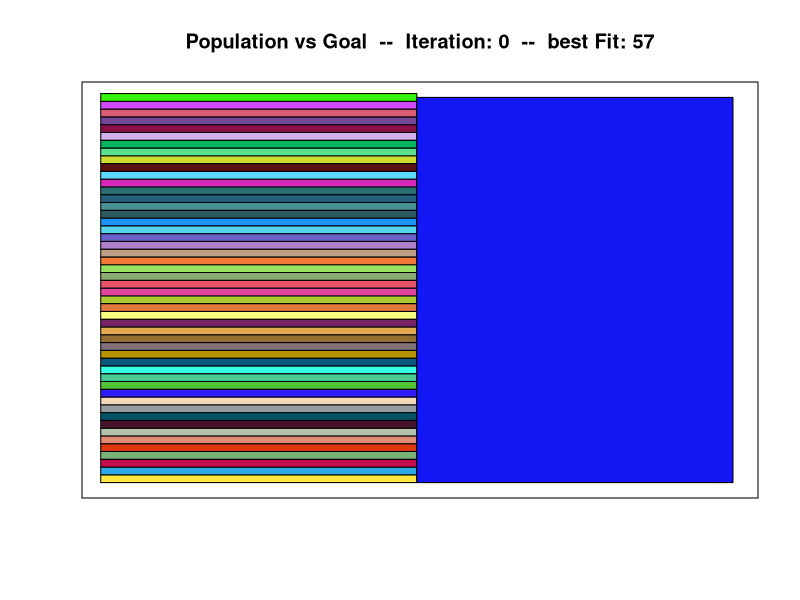
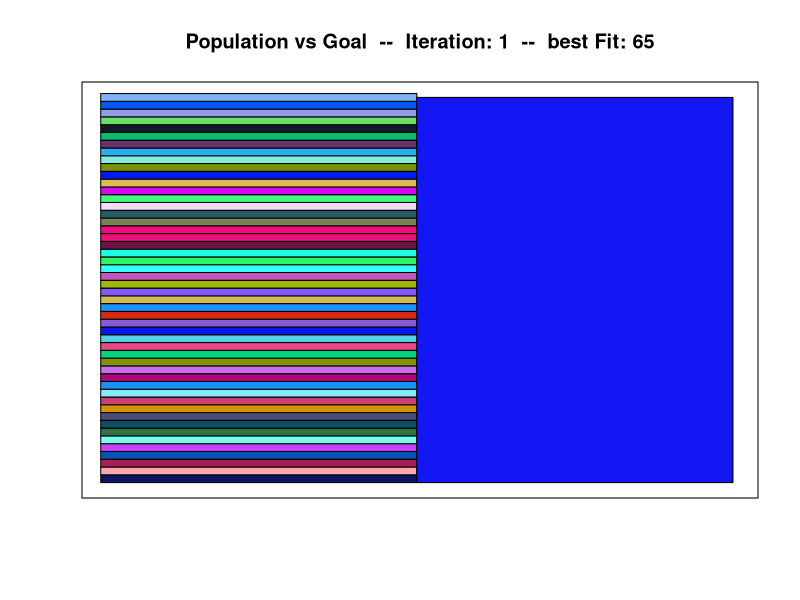
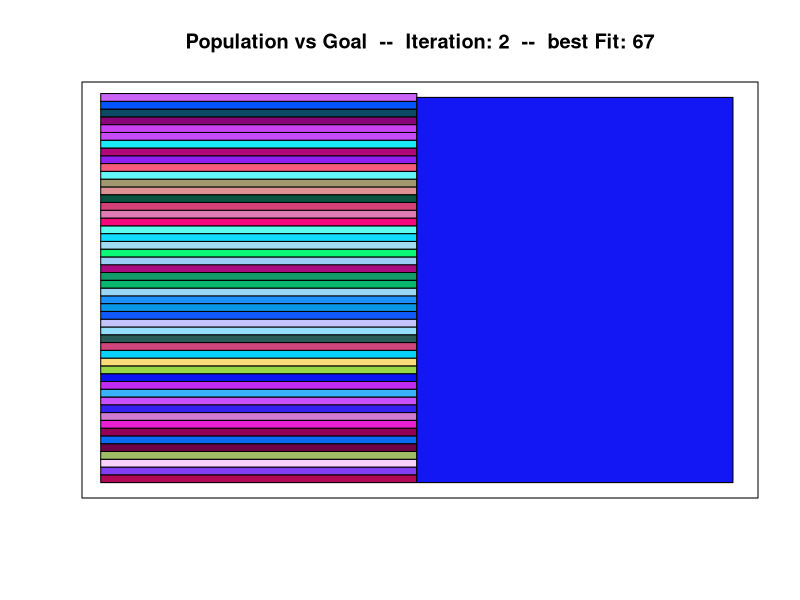
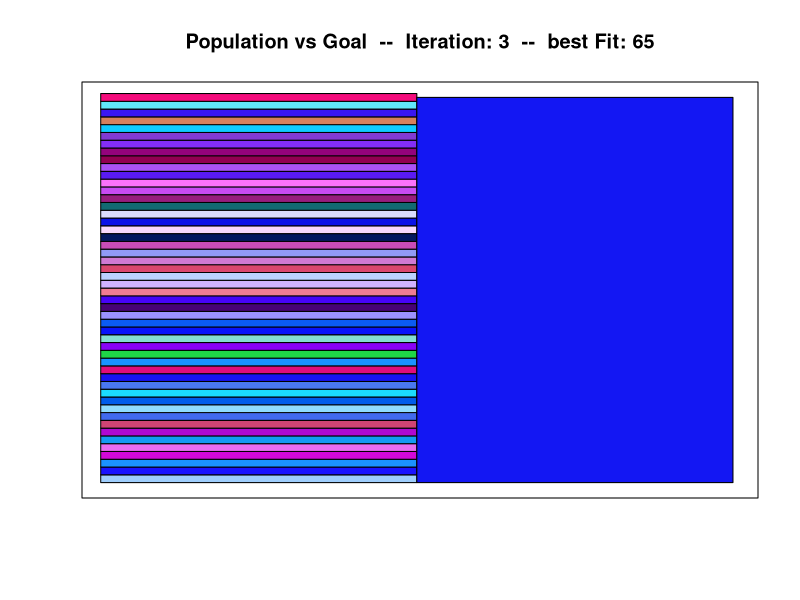
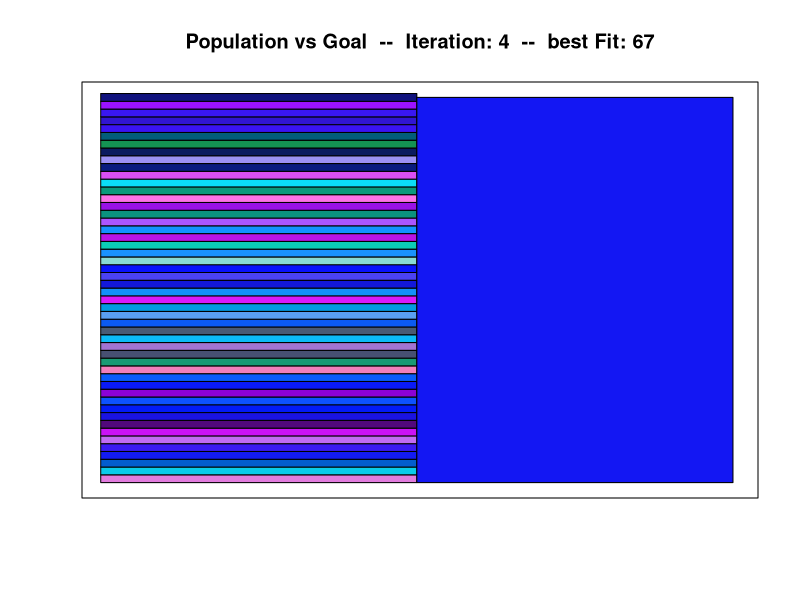
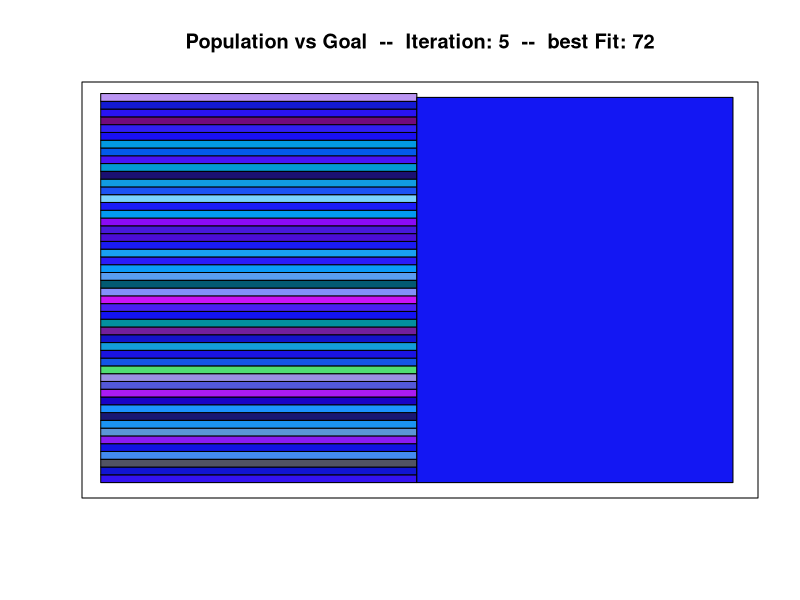
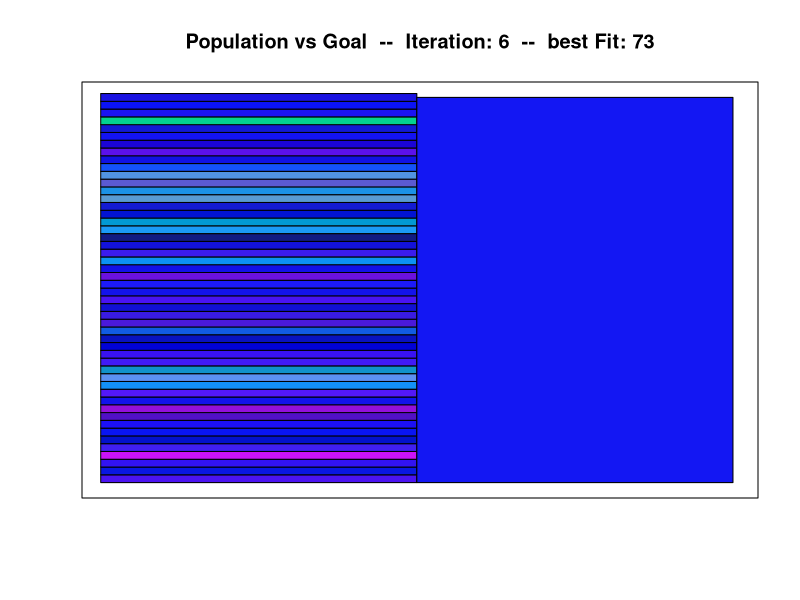
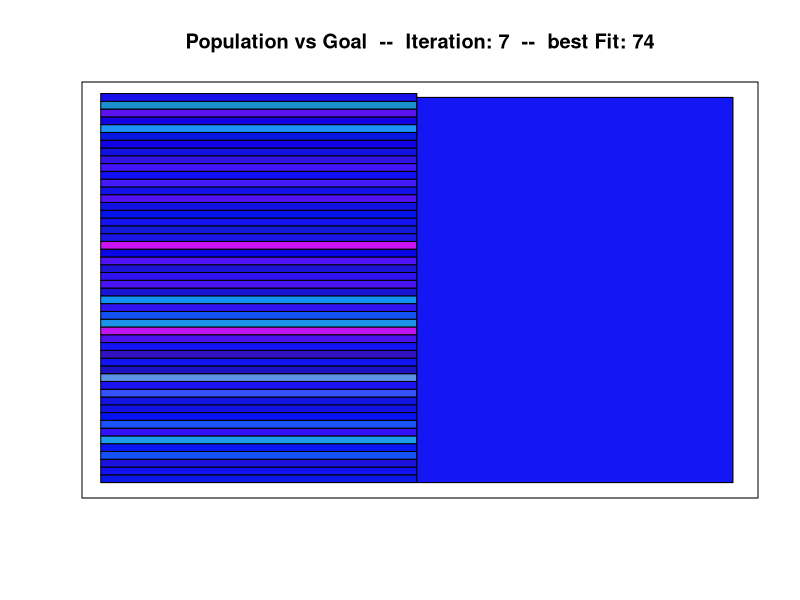

Here is the R script that generated these plots, in order:

# resources: http://www.theprojectspot.com/tutorial-post/creating-a-genetic-algorithm-for-beginners/3

#' 1) initialize population with random attributes / parameters / genes
#' 2) evaluate fitness and assign procreation probability
#' 3) selection for procreation -- fittest have best probability of procreation
#' 4) crossover: blend the attributes of the parents to create a child
#' 5) mutation: allow for slight random variation in addition to blending
#' 6) repeat until we hit a termination clause / statement
#' 
#' Termination can be brought on by achieving a goal we set, hitting a
#' maximum number of iterations we set, or hitting a number of rounds without
#' a certain threshold of improvement


################################################################################################
# Function Definitions for genetic algorithm ===================================================


# for creating a single individual:
generate_individual <- function(indi_size = 63) {
    random_numbs <- runif(indi_size, min = 0.0001, max = 1)
    temp_indi <- paste0(sapply(random_numbs, round), collapse='')
    return(temp_indi)
}



# for generating a population of individuals (still need to specify individual's size):
generate_population <- function(pop_size, indi_size) {
    pop <- character(pop_size)
    for(i in 1:pop_size) {
        temp_indi <- generate_individual(indi_size)
        pop[i] <- temp_indi
    }
    return(pop)
}



# calculate fitness for a single individual:
calc_fitness <- function(indi, solu) {
    indi_split <- strsplit(indi, '')[[1]]
    solu_split <- strsplit(solu, '')[[1]]
    fitness <- 0
    for(i in 1:length(indi_split)) {
        if(indi_split[i] == solu_split[i]) {
            fitness <- fitness + 1
        }
    }
    return(fitness)
}



# finds the fittest individual within a population of individuals
find_fittest <- function(pop, solu) {
    
    # what is the max fitness of this group and how many have that value
    all_fit_list <- sapply(pop, calc_fitness, solu=solu)
    max_fit <- max(all_fit_list)
    numb_fittest <- sum(all_fit_list == max_fit)
    
    # figure out the indeces where these exist
    fittest_indx <- which(all_fit_list == max_fit)
    
    # resolve ties if there are any (should only return single individual)
    if(numb_fittest > 1) {
        fittest_indi_indx <- round(sapply(1, runif, min=1, max=numb_fittest))
        single_fittest_indx <- fittest_indx[fittest_indi_indx]
        fittest_indi <- pop[single_fittest_indx]
    } else {
        fittest_indi <- pop[fittest_indx]
    }
    return(c(fittest_indi, as.integer(max_fit)))
}



# optional function for mutation of individuals:
mutate_indi <- function(indi, mutation_rate) {
    indi_chars <- strsplit(indi, '')[[1]]
    rand_nums <- runif(nchar(indi), min=0, max=1)
    mutation_indx <- which(rand_nums <= mutation_rate)
    indi_chars[mutation_indx]
    mutate_1_to_0_indx <- mutation_indx[indi_chars[mutation_indx] == '1']
    mutate_0_to_1_indx <- mutation_indx[indi_chars[mutation_indx] == '0']
    indi_chars[mutate_1_to_0_indx] <- '0'
    indi_chars[mutate_0_to_1_indx] <- '1'
    
    new_indi <- paste0(indi_chars, collapse='')
    return(new_indi)
}



# conduct a tournament:
run_tournament <- function(pop, solu, tourney_size=5, verbose=F) {
    # take a sample of size tourney_size of the population pop and find the fittest 
    pop_size <- length(pop)
    rand_indi_indx <- round(sapply(rep(1, tourney_size), runif, min=1, max=pop_size))
    tourney_pop <- pop[rand_indi_indx]
        if(verbose) {print(tourney_pop)}
    winner_results <- find_fittest(tourney_pop, solu)
        if(verbose) {print(winner_results)}
    tourney_winner <- winner_results[[1]]
    return(tourney_winner)
}



# crossover genes -- this is the mating activity where 2 individuals create a child:
conduct_crossover <- function(indi1, indi2) {
    use_indi1_gene <- as.logical(round(sapply(rep(1, nchar(indi1)), runif, min=0.0001, max=1)))
    child_indi <- character(nchar(indi1))
    child_indi[use_indi1_gene] <- strsplit(indi1, '')[[1]][use_indi1_gene]
    child_indi[!use_indi1_gene] <- strsplit(indi2, '')[[1]][!use_indi1_gene]
    child_indi <- paste0(child_indi, collapse="")
    return(child_indi)
}



# generate the next generation population -- combine several functions to create child generation
evolve_generation <- function(population, solution, mutate_rate) {
    child_gen <- character(length(population))
    for(i in 1:length(population)) {
        winner1 <- run_tournament(pop = population, solu = solution, verbose = F)
        winner2 <- run_tournament(pop = population, solu = solution, verbose = F)
        child_of_winners <- conduct_crossover(winner1, winner2)
        child_of_winners <- mutate_indi(child_of_winners, mutation_rate = mutation_rate)
        child_gen[i] <- child_of_winners
    }
    return(child_gen)
}


################################################################################################
# helper functions for plotting population against solution ==================================

# convert a binary character string to RGB color vector (0-1 scale of values)
indi_to_color <- function(indi) {
    # this function takes in an individual binary character string and returns RGB values
    if(nchar(indi) %% 3 != 0) {
        stop("Error: please us an individual character size that is 
             divisible by three (for splitting into RGB values)")
    }
    rgb_max_chars <- nchar(indi) / 3
    rgb_max <- strtoi(paste0(rep(1, times=rgb_max_chars), collapse = ''), base=2)
    redbin <- substr(indi, 1, rgb_max_chars)
    greenbin <- substr(indi, (rgb_max_chars + 1), rgb_max_chars * 2)
    bluebin <- substr(indi, ((rgb_max_chars*2)+1), rgb_max_chars * 3)  
    redval <- round(strtoi(redbin, base=2) / rgb_max, digits=3)
    greenval <- round(strtoi(greenbin, base=2) / rgb_max, digits=3)
    blueval <- round(strtoi(bluebin, base=2) / rgb_max, digits=3)
    
    return(c(redval, greenval, blueval))
    }



# plot the population of individuals against the goal solution
plot_pop_against_goal <- function(pop, goal, iteration='', fitness='') {
    # initialize our starting y point and how much we should increment
    start_y <- 1
    increment_y <- 100 / length(pop)
    plot(x=-5, y=-5, xlim=c(1, 100), ylim=c(1, 100), xlab='', ylab='', xaxt='n', yaxt='n', 
         main=paste0('Population vs Goal  --  Iteration: ', iteration, '  --  best Fit: ', fitness))
    
    for(i in 1:length(pop)) {
        temp_rgbs <- indi_to_color(pop[i])
        rect(xleft=0, xright=50, ybottom=start_y, ytop=(start_y + increment_y), 
             col=rgb(temp_rgbs[1], temp_rgbs[2], temp_rgbs[3]))
        start_y <- start_y + increment_y
    }
    
    solution_rgb <- indi_to_color(goal)
    rect(xleft=50, xright=100, ybottom=1, ytop=100, col=rgb(solution_rgb[1], solution_rgb[2], solution_rgb[3]))
}



################################################################################################
# main =====

# set up our environment
population_size <- 50
solution <- generate_individual(indi_size = 90)
individual_size <- nchar(solution)
mutation_rate <- 0.02  # 0.01 means 1% chance for each gene in an individual to flip
crossover <- 0.5  # 0.5 takes half from each parent
tourney_size <- floor(individual_size / 10)


# set termination flags for our while loop
iterations <- 0
max_iterations <- 500
goal <- individual_size



# generate initial population and view it
pop_main <- generate_population(pop_size=population_size, indi_size=individual_size)
pop_main



# inspect fitness of initial, random population
current_results <- find_fittest(pop_main, solution)
print(current_results)
current_fit <- as.integer(current_results[[2]])





# plot the starting generation (basically the "do" of a "do-while")
plot_pop_against_goal(pop=pop_main, goal=solution, iteration=iterations, fitness=current_fit)
iterations <- iterations + 1


# keep looping until we hit a termination (very unlikely we will hit termination at first)
if(current_fit >= goal) {
    print('No need to continue, we met our goal on our first population!')
} else {
    
    # evolve generation
    while(iterations < max_iterations & current_fit < goal) {
        pop_main <- evolve_generation(population = pop_main, solution = solution, mutate_rate = mutate_rate)
        current_results <- find_fittest(pop_main, solution)
        print(current_results)
        current_fit <- as.integer(find_fittest(pop_main, solution)[[2]])
        plot_pop_against_goal(pop=pop_main, goal=solution, iteration=iterations, fitness=current_fit)
        
        iterations <- iterations + 1
    }
}




